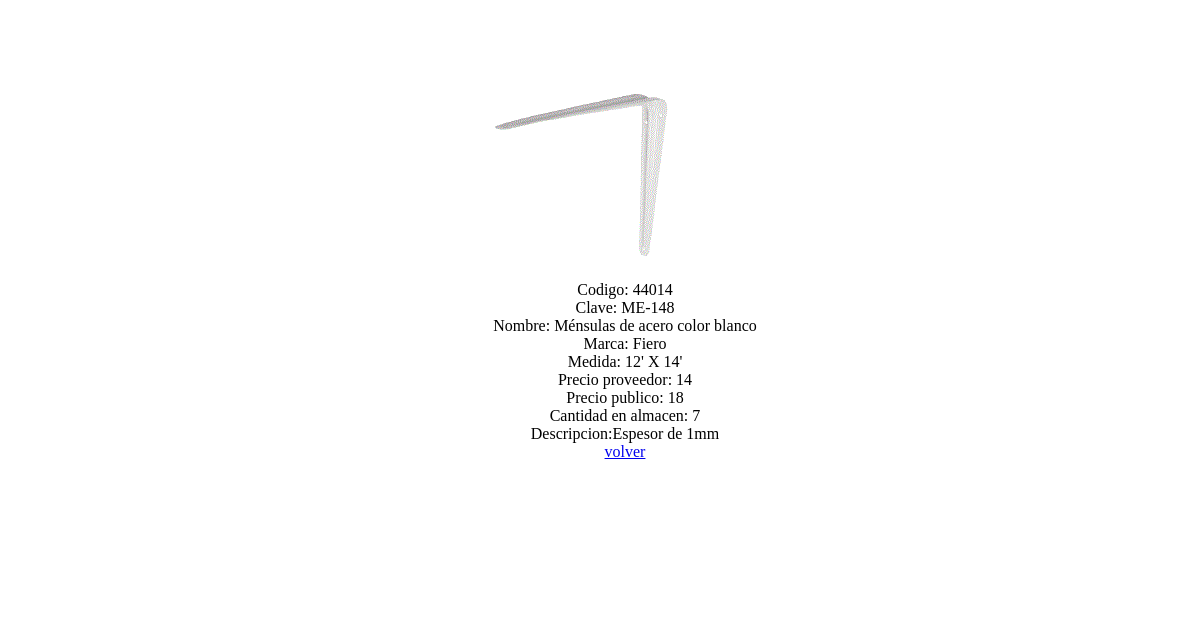
Page /detallesproductos.php?id=14 (signed in) on the committed database.
### tables this page shows
CREATE TABLE IF NOT EXISTS `productos` (
  `id` int(11) NOT NULL AUTO_INCREMENT,
  `codigo` text NOT NULL,
  `clave` text NOT NULL,
  `nombre` text NOT NULL,
  `marca` text NOT NULL,
  `medida` text NOT NULL,
  `pproveedor` double NOT NULL,
  `ppublico` double NOT NULL,
  `existencia` text NOT NULL,
  `descripcion` text NOT NULL,
  `imagen` text NOT NULL,
  PRIMARY KEY (`id`)
);

### detallesproductos.php (the view, shortened to what this page needs)
<!DOCTYPE html>
<html lang="es">
<head>
	<link rel="stylesheet" type="text/css" href="./css/estilos.css">
</head>
<body>
	<section>
	<?php
		$re=mysql_query("select * from productos where id=".$_GET['id'])or die(mysql_error());
		while ($f=mysql_fetch_array($re)) {
		?>
			<center>
				<img src="./productos/<?php echo $f['imagen'];?>"><br>
                                <span>Codigo: <?php echo $f['codigo'];?></span><br>
      				<span>Clave: <?php echo $f['clave'];?></span><br>
                                <span>Nombre: <?php echo $f['nombre'];?></span><br>
                                <span>Marca: <?php echo $f['marca'];?></span><br>
                                <span>Medida: <?php echo $f['medida'];?></span><br>
                                <span>Precio proveedor: <?php echo $f['pproveedor'];?></span><br>
                                <span>Precio publico: <?php echo $f['ppublico'];?></span><br>
                                <span>Cantidad en almacen: <?php echo $f['existencia'];?></span><br>
                                <span>Descripcion:<?php echo $f['descripcion'];?></span><br>
                                <a href="./mostrarproductos.php?id=<?php  echo $f['id'];?>">volver</a>
			</center>
	<?php
		}
	?>
	</section>
</body>
</html>

### css/estilos.css (style rules this page uses)
html { padding: 0px; margin: 0px; }
body { background-color: #FFFFFF; padding: 0px; margin: 0px; }
section { width: 80%; min-height: 500px; border: 1px solid #FFFFFF; padding: 2%; margin:0 auto; margin-left: 10%; margin-top: 50px; }

### rows in the picture
productos: imagen (picture), codigo "44014", clave "ME-148", nombre "Ménsulas de acero color blanco", marca "Fiero", medida "12' X 14'", pproveedor "14", ppublico "18", existencia "7", descripcion "Espesor de 1mm"
